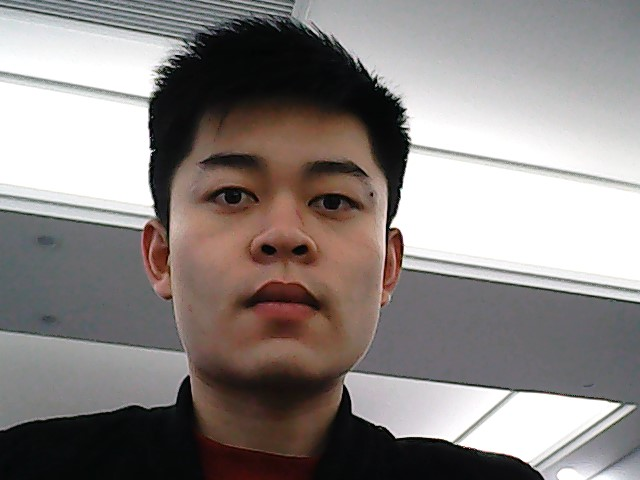
#> input picture 31/1.jpg, 640 x 480 px
$ python 31_1.py
#> lines starting #> are read from the running program, lines starting #| are printed output that depends on the picture; after the words box and inside, x2 and y2 are one past the last pixel; in counts of white or black regions, pixels touching at a corner belong together
# -*- coding: utf-8 -*-
"""
Created on Sat Feb 23 15:19:55 2019

@author: TongDist
"""

import numpy as np
import cv2
from matplotlib import pyplot as plt
img = cv2.imread('1.jpg')
#> img is the input picture: shape (480, 640, 3); mean B, G, R 131, 133.2, 139.9
gray = cv2.cvtColor(img,cv2.COLOR_BGR2GRAY)
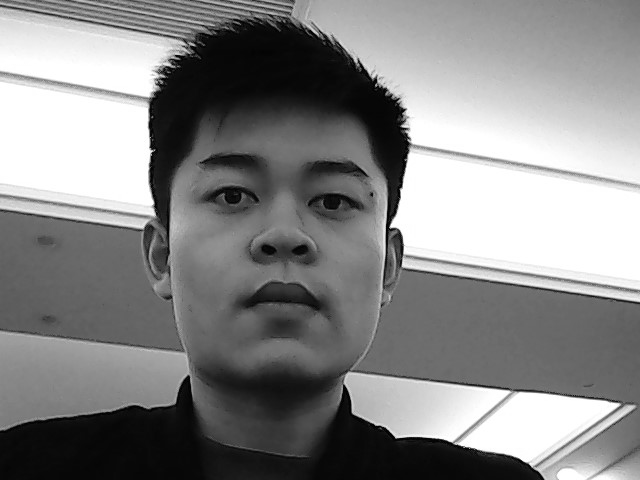
#> gray: shape (480, 640); min 0, max 255, mean 135

'''
通常情况下，
    1 输入的应该是灰度图像。
    2 然后确定你想要检测到的角点数目。
    3 再设置角点的质量水平，0到 1 之间。
        它代表了角点的最低质量，低于这个数的所有角点都会被忽略。
    4 最后在设置两个角点之间的最短欧式距离。

所有低于质量水平的角点都会被忽略。
然后再把合格角点按角点质量进行降序排列。
函数会采用角点质量最高的那个角点（排序后的第一个），
然后将它附近（最小距离之内）的角点都删掉。
按着这样的方式最后返回 N 个最佳角点。
'''
corners = cv2.goodFeaturesToTrack(gray,25,0.01,10)
#> corners = 25 rows, first 8: [390, 227], [405, 109], [151, 151], [401, 126], [188, 376], [408, 139], [619, 404], [375, 78]
# 返回的结果是 [[ 311., 250.]] 两层括号的数组。
corners = np.int0(corners)
for i in corners:
    x,y = i.ravel()
    cv2.circle(img,(x,y),3,255,-1)
#> this loop made 25 passes
#> (x, y) on passes 1 to 12: (390, 227), (405, 109), (151, 151), (401, 126), (188, 376), (408, 139), (619, 404), (375, 78), (397, 102), (156, 84), (400, 189), (164, 76)
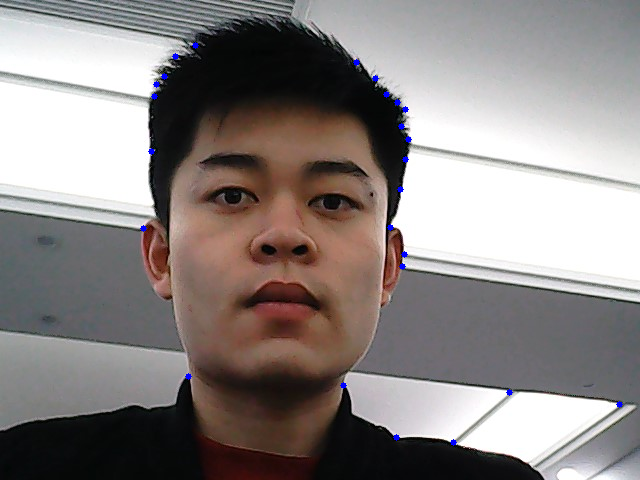
#> img: shape (480, 640, 3); 0.24% of pixels changed, all inside (x1, y1, x2, y2) = (140, 42, 623, 446)
plt.imshow(img),plt.show()
